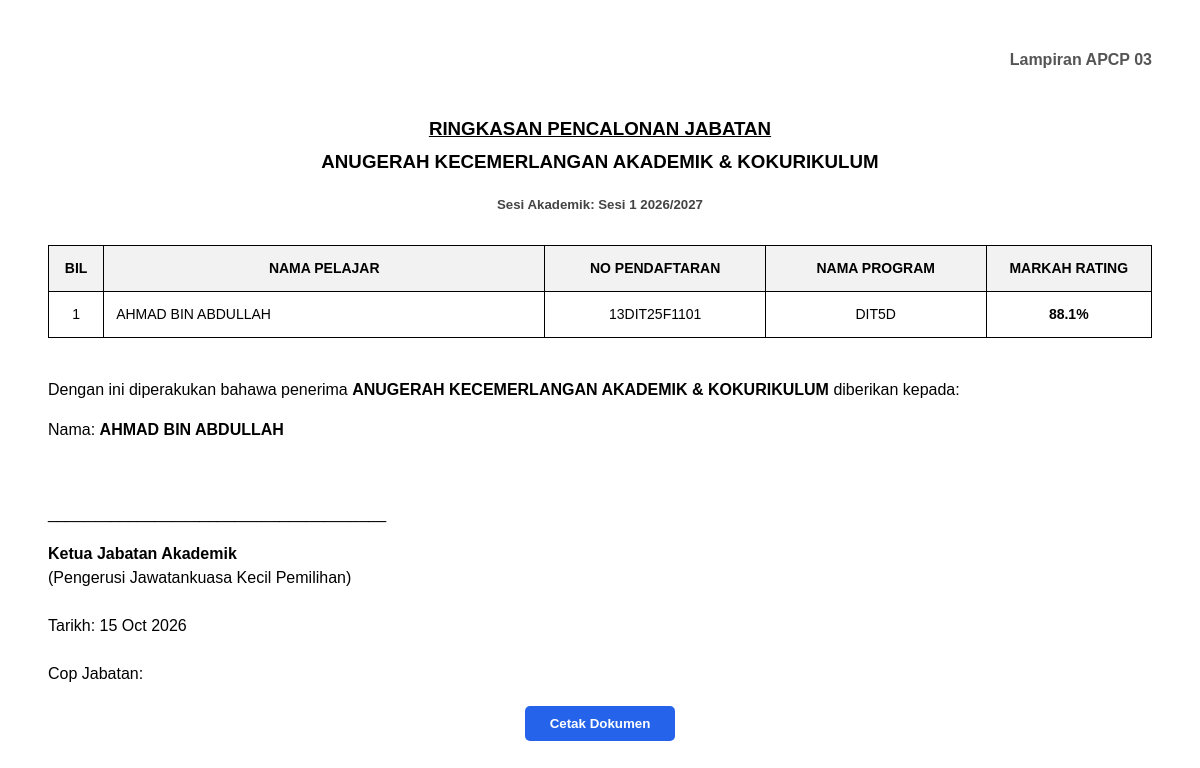
/generate_lampiran.php (signed in), run on the app's committed database.
### tables this page shows
CREATE TABLE `system_settings` (
  `setting_id` int(11) NOT NULL,
  `setting_key` varchar(50) NOT NULL,
  `setting_value` varchar(255) NOT NULL,
  `updated_at` timestamp NOT NULL DEFAULT current_timestamp() ON UPDATE current_timestamp()
);

CREATE TABLE `award_applications` (
  `application_id` int(11) NOT NULL,
  `student_id` int(11) DEFAULT NULL,
  `category_id` int(11) DEFAULT NULL,
  `session_name` varchar(50) DEFAULT NULL,
  `application_date` timestamp NOT NULL DEFAULT current_timestamp(),
  `status` enum('pending','verified','rejected','evaluated','nominated') DEFAULT 'pending',
  `is_read` tinyint(1) NOT NULL DEFAULT 0
);

CREATE TABLE `users` (
  `user_id` int(11) NOT NULL,
  `full_name` varchar(100) NOT NULL,
  `email` varchar(100) NOT NULL,
  `password` varchar(255) NOT NULL,
  `role` enum('Student','Academic Advisor','Evaluation Committee','Admin') NOT NULL,
  `assigned_category_id` int(11) DEFAULT NULL COMMENT 'For Committee: Which award category they evaluate',
  `must_change_password` tinyint(1) DEFAULT 1,
  `is_active` tinyint(1) DEFAULT 1,
  `created_at` timestamp NOT NULL DEFAULT current_timestamp(),
  `updated_at` timestamp NOT NULL DEFAULT current_timestamp() ON UPDATE current_timestamp(),
  `last_login` datetime DEFAULT NULL,
  `reset_token` varchar(64) DEFAULT NULL,
  `reset_expires` datetime DEFAULT NULL
);

CREATE TABLE `students` (
  `student_id` int(11) NOT NULL,
  `user_id` int(11) DEFAULT NULL,
  `matric_no` varchar(20) NOT NULL,
  `programme` varchar(100) DEFAULT 'DIT',
  `semester` int(11) NOT NULL,
  `phone` varchar(20) DEFAULT NULL,
  `advisor_id` int(11) DEFAULT NULL,
  `created_at` timestamp NOT NULL DEFAULT current_timestamp()
);

CREATE TABLE `application_verifications` (
  `verification_id` int(11) NOT NULL,
  `application_id` int(11) NOT NULL,
  `advisor_id` int(11) NOT NULL,
  `calculated_score` decimal(5,2) DEFAULT 0.00,
  `remarks` text DEFAULT NULL,
  `verification_date` datetime DEFAULT current_timestamp()
);

### generate_lampiran.php (the view, shortened to what this page needs)
<?php
require_once 'config.php';
$cat_id = filter_var($_GET['cat_id'] ?? 1, FILTER_VALIDATE_INT);
$lampiran_title = "";
$lampiran_type = "";
$current_session = '';
if (isset($pdo)) {
    $stmtSes = $pdo->query("SELECT setting_value FROM system_settings WHERE setting_key = 'current_session'");
    $current_session = $stmtSes->fetchColumn() ?: 'Default Session';
}
if ($cat_id == 1) {
    $lampiran_title = "ANUGERAH KECEMERLANGAN AKADEMIK & KOKURIKULUM";
    $lampiran_type = "03";
} elseif ($cat_id == 2) {
    $lampiran_title = "ANUGERAH PROJEK TERBAIK (PENYELIDIKAN & INOVASI)";
    $lampiran_type = "06";
} else {
    $lampiran_title = "ANUGERAH KHAS";
    $lampiran_type = "05";
}
$winner = null;
if (isset($pdo)) {
    $stmt = $pdo->prepare("
        SELECT u.full_name, s.matric_no, s.programme, c.category_name, v.calculated_score, a.application_id
        FROM award_applications a
        JOIN students s ON a.student_id = s.student_id
        JOIN users u ON s.user_id = u.user_id
        JOIN award_categories c ON a.category_id = c.category_id
        LEFT JOIN application_verifications v ON a.application_id = v.application_id
        WHERE a.category_id = ? AND a.status = 'nominated' AND a.session_name = ?
        LIMIT 1
    ");
    $stmt->execute([$cat_id, $current_session]);
    $winner = $stmt->fetch(PDO::FETCH_ASSOC);
}
?>
<!DOCTYPE html>
<html lang="en">
<head>
</head>
<body>
    <div class="text-center">
        <h4 style="margin: 0; text-align: right; color: #555;">Lampiran APCP <?php echo htmlspecialchars($lampiran_type); ?></h4>
        <br>
        <h3 style="text-decoration: underline; margin-bottom: 5px;">RINGKASAN PENCALONAN JABATAN</h3>
        <h3 style="margin-top: 0;"><?php echo htmlspecialchars($lampiran_title); ?></h3>
        <h5 style="margin-top: 5px; color: #444;">Sesi Akademik: <?php echo htmlspecialchars($current_session); ?></h5>
    </div>
    <table>
        <thead>
            <?php if ($cat_id == 2):  ?>
                <tr>
                    <th width="5%">BIL</th>
                    <th width="30%">TAJUK PROJEK</th>
                    <th width="15%">NAMA PROGRAM</th>
                    <th width="35%">NAMA AHLI KUMPULAN</th>
                    <th width="15%">MARKAH RATING</th>
                </tr>
            <?php else:  ?>
                <tr>
                    <th width="5%">BIL</th>
                    <th width="40%">NAMA PELAJAR</th>
                    <th width="20%">NO PENDAFTARAN</th>
                    <th width="20%">NAMA PROGRAM</th>
                    <th width="15%">MARKAH RATING</th>
                </tr>
            <?php endif; ?>
        </thead>
        <tbody>
            <?php if (!$winner): ?>
                <tr><td colspan="5" style="color: #666; font-style: italic;">Tiada pencalonan disahkan bagi sesi ini (Sila buat pengesahan 'Top 1' di sistem JKP)</td></tr>
            <?php else: ?>
                <tr>
                    <td>1</td>
                    <?php if ($cat_id == 2):  ?>
                        <td style="text-align: left;"><?php echo htmlspecialchars($winner['project_title']); ?></td>
                        <td><?php echo htmlspecialchars($winner['programme']); ?></td>
                        <td style="text-align: left; white-space: pre-wrap; font-size: 13px;"><?php echo htmlspecialchars($winner['group_members']); ?></td>
                    <?php else:  ?>
                        <td style="text-align: left;"><?php echo htmlspecialchars($winner['full_name']); ?></td>
                        <td><?php echo htmlspecialchars($winner['matric_no']); ?></td>
                        <td><?php echo htmlspecialchars($winner['programme']); ?></td>
                    <?php endif; ?>
                    <td class="fw-bold"><?php echo number_format($winner['calculated_score'], 1); ?>%</td>
                </tr>
            <?php endif; ?>
        </tbody>
    </table>
    <div style="margin-top: 30px;">
        <p>Dengan ini diperakukan bahawa penerima <strong><?php echo htmlspecialchars($lampiran_title); ?></strong> diberikan kepada:</p>
        <p>Nama: <strong><?php echo $winner ? htmlspecialchars($winner['full_name']) : '__________________________________________________'; ?></strong></p>
    </div>
    <div class="signature-box">
        <p>______________________________________</p>
        <p><strong>Ketua Jabatan Akademik</strong><br>
        (Pengerusi Jawatankuasa Kecil Pemilihan)<br><br>
        Tarikh: <?php echo date('d M Y'); ?><br><br>
        Cop Jabatan:</p>
    </div>
    <button class="print-btn" onclick="window.print()">Cetak Dokumen</button>
</body>
</html>

### generate_lampiran.php (style rules this page uses)
body { font-family: Arial, sans-serif; padding: 40px; color: #000; line-height: 1.5; }
.text-center { text-align: center; }
.fw-bold { font-weight: bold; }
table { width: 100%; border-collapse: collapse; margin-top: 30px; margin-bottom: 40px; }
th, td { border: 1px solid #000; padding: 12px; text-align: center; font-size: 14px; }
th { background-color: #f2f2f2; font-weight: bold; }
.signature-box { margin-top: 60px; text-align: left; }
.print-btn { display: block; margin: 20px auto; padding: 10px 20px; background: #2563eb; color: #fff; text-decoration: none; width: 150px; text-align: center; border-radius: 5px; cursor: pointer; font-weight: bold; font-family: sans-serif; border: none; }

### data on the page
system_settings: setting_value "Sesi 1 2026/2027"
award_applications: users.full_name "AHMAD BIN ABDULLAH", student.matric_no "13DIT25F1101", student.programme "DIT5D", application_verifications.calculated_score "88.1"

### other printed values
$lampiran_type "03"
$lampiran_title "ANUGERAH KECEMERLANGAN AKADEMIK & KOKURIKULUM"
